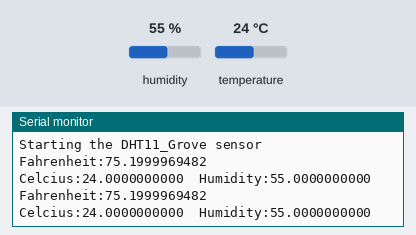
A sketch run on a simulated Arduino Uno, built with avr-gcc and run on an emulated ATmega328P. Shown: the last lines printed to the serial monitor. Inputs (shaded band) come from the test bench; at power-on: humidity 55 %, temperature 24 °C.

Above: at 10.8 s.
10.9 s: humidity set to 22 %
At 15.4 s:
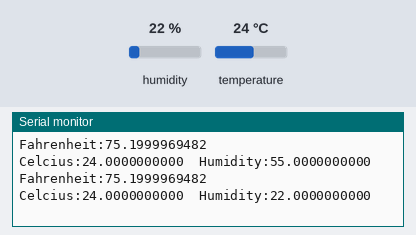
18.4 s: temperature set to 12 °C
At 20.4 s:
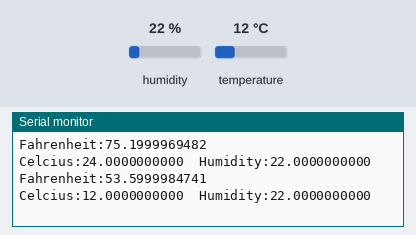
25.9 s: humidity set to 40 %
At 30.5 s:
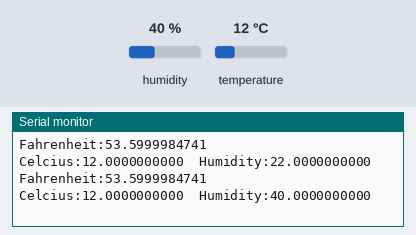
Timing chart, 0 to 32.0 s (numbered marks = the images above; inputs shaded):
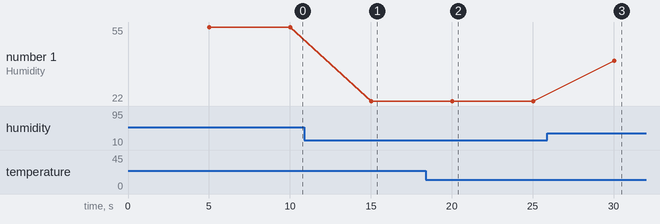

Measured:
- after the input at 10.9 s, the serial monitor: prints a new line after 4.1 s (image 1)
- after the input at 18.4 s, the serial monitor: prints a new line after 1.6 s (image 2)
- after the input at 25.9 s, the serial monitor: prints a new line after 4.1 s (image 3)
- plotted number 1: 55 → 22 after the input at 10.9 s, 22 → 40 after the input at 25.9 s

The sketch:

grove-dht.ino
```cpp
// (licence header left out)
#include <Arduino.h>

#include <DHT.h>
#include <Wire.h>

#define SERIAL_SPEED 9600

#define DHTPIN 0
#define DHTTYPE DHT11
#define UPDATE_DELAY 5000

DHT groveSensor(DHTPIN, DHTTYPE);

bool timerExpired(unsigned long timeDelta = 1000)
{
  static unsigned long tsStart = millis(); // this value will persist,, see notes in README

  unsigned long tsNow = millis();
  unsigned long tsEnd = tsStart + timeDelta;

  if(tsNow <= tsEnd)
  { // not expired
    return false;
  }
  else
  { // expired
  tsStart = tsNow;
  tsEnd = tsStart + timeDelta;
  return true;
  }
};

void setup() {
  Serial.begin(SERIAL_SPEED);

  while(!Serial)
      delay(1000); // remove this while loop to start the sketch at power-on, else the sketch will wait for a serial connection

  Serial.println();
  Serial.println(F("Starting the DHT11_Grove sensor"));

  Wire.begin(DHTPIN);
  groveSensor.begin();
}

void loop() {
  if(timerExpired(UPDATE_DELAY)) {
    float cTemp = groveSensor.readTemperature(false);  // get reading from the sensor in Fahrenheit
    float fTemp = groveSensor.convertCtoF(cTemp);      // convert the result to Celcius

    float hum = groveSensor.readHumidity();

    Serial.print(F("Fahrenheit:"));
    Serial.print(fTemp, DEC);

    Serial.print(F("\tCelcius:"));
    Serial.print(cTemp, DEC);

    Serial.print(F("\tHumidity:"));
    Serial.println(hum, DEC);
  }
}
```
